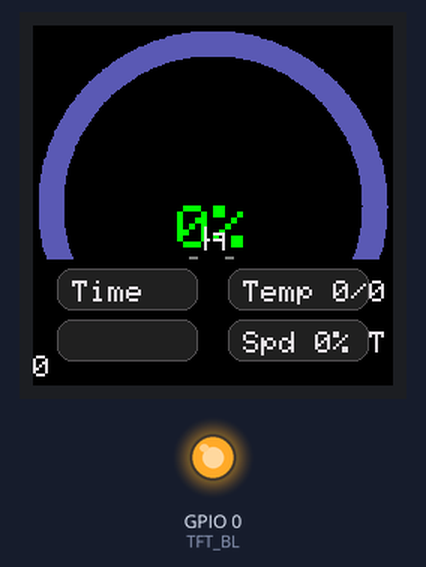
The program below on a simulated ESP32-C3. Parts: 240×240 colour display, output pins drawn as LEDs (lit = HIGH). WiFi joins after 1.5 s; servers stay silent unless stated; no MQTT or app messages arrive unless stated.

Above: at 0.4 s.

The program:

main.cpp
```cpp
/*********************************************************************
 * Bambu A1 mini – GC9A01 240×240 圆屏 UI
 * ESP32-C3 + Arduino_GFX_Library
 *
 * 功能：
 * - 外圈圆周进度环（12点方向起始、顺时针）
 * - 中心：大百分比 + (压缩后的) current_stage · state + 层数
 * - 下方四徽章：剩余时间、温度、材料、速度/托盘
 * - 基础脏区刷新，降低闪烁
 * - 通过 MQTT 消息更新打印信息
 *********************************************************************/

#define USE_MQTT 1

#include <Arduino.h>
#include <Arduino_GFX_Library.h>
#include "config.h"
#if USE_MQTT
#include <WiFi.h>
#include <PubSubClient.h>
#endif

// ---------------- 屏幕引脚 ----------------
#define TFT_SCLK 4
#define TFT_MOSI 5
#define TFT_DC   7
#define TFT_CS   6
#define TFT_RST  8
#define TFT_BL   0

// ---------------- 颜色（RGB565） ----------------
#define C_BG      0x0000  // 黑
#define C_FG      0xE71C  // 灰白
#define C_MID     0x7BEF  // 中灰
#define C_DIM     0x528A  // 深灰
#define C_RING    0x07E0  // 进度绿
#define C_TRACK   0x5AD6  // 轨道灰
#define C_BADGE   0x2104  // 徽章底(深)
#define C_WARN    0xFD20  // 橙
#define C_ERR     0xF800  // 红

Arduino_DataBus *bus = new Arduino_SWSPI(TFT_DC, TFT_CS, TFT_SCLK, TFT_MOSI, GFX_NOT_DEFINED /*MISO*/);
Arduino_GFX *gfx = new Arduino_GC9A01(bus, TFT_RST /* rst */, 0 /* rotation */, true /* IPS */);

// ---------------- UI 几何 ----------------
const int W = 240, H = 240;
const int CX = 120, CY = 120;
const int R_OUT = 116;         // 外环外半径
const int R_IN  = 100;         // 外环内半径（环厚 ~16px）
const int BADGE_W = 94;
const int BADGE_H = 28;
const int BADGE_R = 10;
const int GAP = 6;

// ---------------- UI 数据 ----------------
struct UIState {
  float progress;           // 0.0~1.0
  char  stage[48];          // 原始 current_stage（可能很长）
  char  state[16];          // Normal / Pause ...
  int   layer_cur, layer_tot;
  char  time_left[12];      // "1h20m"
  int   nozzle, bed;        // 温度
  char  material[16];       // "PLA"
  char  color[16];          // "Orange"
  int   speed_pct;          // 120
  int   tray;               // 1~4
  char  job[24];            // 文件名
} ui, prev_ui;

// ===================== MQTT MODULE (non-blocking, no UI overlay) =====================
#if USE_MQTT
WiFiClient wifi;
PubSubClient mqtt(wifi);
unsigned long next_wifi_try  = 0;
unsigned long next_mqtt_try  = 0;
uint16_t      wifi_retry_ms  = 0;
uint16_t      mqtt_retry_ms  = 0;

static inline void copyTo(char* dst, size_t cap, const String& s) {
  if (cap == 0) return;
  size_t n = s.length();
  if (n >= cap) n = cap - 1;
  memcpy(dst, s.c_str(), n);
  dst[n] = '\0';
}
static inline float normProgress(const String& s) {
  float v = s.toFloat();
  if (v > 1.001f) v /= 100.0f;
  if (v < 0) v = 0; if (v > 1) v = 1;
  return v;
}
static inline bool topicEndsWith(const String& t, const char* suffix) {
  size_t lt = t.length(), ls = strlen(suffix);
  if (ls > lt) return false;
  return memcmp(t.c_str() + (lt - ls), suffix, ls) == 0;
}

void mqttCB(char* topic, byte* payload, unsigned len) {
  String v; v.reserve(len); for (unsigned i=0;i<len;++i) v += (char)payload[i];
  String t(topic);

  // —— 基础映射 ——
  if      (topicEndsWith(t, "print_progress/state"))    { ui.progress = normProgress(v); }
  else if (topicEndsWith(t, "print_status/state"))      { copyTo(ui.state, sizeof(ui.state), v); }
  else if (topicEndsWith(t, "current_stage/state"))     { copyTo(ui.stage, sizeof(ui.stage), v); }
  else if (topicEndsWith(t, "current_layer/state"))     { ui.layer_cur = v.toInt(); }
  else if (topicEndsWith(t, "total_layer_count/state") || topicEndsWith(t, "total_layers/state")) { ui.layer_tot = v.toInt(); }
  else if (topicEndsWith(t, "remaining_time/state") || topicEndsWith(t, "time_remaining/state")) {
    int m = v.toInt(); char buf[12];
    snprintf(buf, sizeof(buf), "%02d:%02d", m/60, m%60);
    copyTo(ui.time_left, sizeof(ui.time_left), String(buf));
  }
  else if (topicEndsWith(t, "print_job/state") || topicEndsWith(t, "project/state") || topicEndsWith(t, "file/state")) {
    copyTo(ui.job, sizeof(ui.job), v);
  }
  // —— 徽章数据扩展 ——
  else if (topicEndsWith(t, "nozzle_temperature/state") || topicEndsWith(t, "hotend_temp/state")) { ui.nozzle = (int)roundf(v.toFloat()); }
  else if (topicEndsWith(t, "bed_temperature/state")    || topicEndsWith(t, "bed_temp/state"))    { ui.bed    = (int)roundf(v.toFloat()); }
  else if (topicEndsWith(t, "filament_type/state")      || topicEndsWith(t, "material/state"))    { copyTo(ui.material, sizeof(ui.material), v); }
  else if (topicEndsWith(t, "filament_color/state")     || topicEndsWith(t, "color/state"))       { copyTo(ui.color, sizeof(ui.color), v); }
  else if (topicEndsWith(t, "speed_percentage/state")   || topicEndsWith(t, "print_speed/state")) { ui.speed_pct = v.toInt(); }
  else if (topicEndsWith(t, "active_tray/state")        || topicEndsWith(t, "tray/state"))        { ui.tray = v.toInt(); }
}

void ensureWiFi() {
  unsigned long now = millis();
  if (WiFi.status() == WL_CONNECTED) return;
  if (now < next_wifi_try) return;
  if (wifi_retry_ms < 1000) wifi_retry_ms = 1000;
  else if (wifi_retry_ms < 5000) wifi_retry_ms += 1000;
  next_wifi_try = now + wifi_retry_ms;
  WiFi.mode(WIFI_STA);
  WiFi.begin(WIFI_SSID, WIFI_PASSWORD);
}

void ensureMQTT() {
  unsigned long now = millis();
  if (mqtt.connected()) return;
  if (WiFi.status() != WL_CONNECTED) return;
  if (now < next_mqtt_try) return;

  if (mqtt_retry_ms == 0) mqtt_retry_ms = 1000;
  else { mqtt_retry_ms = mqtt_retry_ms * 2; if (mqtt_retry_ms > 30000) mqtt_retry_ms = 30000; }
  next_mqtt_try = now + mqtt_retry_ms;

  static bool inited = false;
  if (!inited) {
    mqtt.setServer(MQTT_SERVER, 1883);
    mqtt.setCallback(mqttCB);
    mqtt.setBufferSize(1024);
    inited = true;
  }
  bool ok;
  if (MQTT_USER && strlen(MQTT_USER)) ok = mqtt.connect("ESP32C3", MQTT_USER, MQTT_PASS);
  else ok = mqtt.connect("ESP32C3");
  if (ok) {
    mqtt_retry_ms = 1000;
    mqtt.subscribe("bambu/#");
  }
}
#endif
// ===================== END MQTT MODULE =====================

// ========== 文本工具：替换 / snake_case→Title / 压缩术语 ==========
String strReplaceAll(String s, const String &from, const String &to) {
  if (from.length() == 0) return s;
  int idx = 0;
  while ((idx = s.indexOf(from, idx)) != -1) {
    s = s.substring(0, idx) + to + s.substring(idx + from.length());
    idx += to.length();
  }
  return s;
}

// snake_case -> 单词，首字母大写
String snakeToTitleWords(String s) {
  s.toLowerCase();
  for (size_t i = 0; i < s.length(); ++i) if (s[i] == '_') s[i] = ' ';
  bool cap = true;
  for (size_t i = 0; i < s.length(); ++i) {
    if (cap && isalpha(s[i])) s[i] = toupper(s[i]);
    cap = (s[i] == ' ');
  }
  return s;
}

// 术语压缩：把超长词替换为短写
String compressTerms(String s) {
  struct R { const char* a; const char* b; } rules[] = {
    {"Temperature", "Temp"}, {"Calibration", "Calib"}, {"Calibrating", "Calib"},
    {"Absolute Accuracy", "Abs Acc"}, {"Accuracy", "Acc"},
    {"Identifying", "ID"}, {"Identification", "ID"},
    {"Checking", "Check"}, {"Inspection", "Inspect"}, {"Inspecting", "Inspect"},
    {"Extrusion", "Extr"}, {"Extruder", "Extr"},
    {"Chamber", "Chbr"}, {"Platform", "Plate"}, {"Build Plate", "Plate"},
    {"Filament", "Fil"}, {"Nozzle", "Noz"},
    {"Bed Level", "BedLvl"}, {"Bed Leveling", "BedLvl"},
    {"Cooling", "Cool"}, {"Heating", "Heat"}, {"Heated Bed", "Bed"},
    {"Homing", "Home"}, {"Laser", "Laser"},
    {"Skipped Step", "Skip Step"}, {"First Layer", "1st Layer"},
    {"User Gcode", "User Gcode"}, {"Quick Release", "Quick Rel"},
    {"Bird Eye", "Birdeye"}, {"Birdeye", "Birdeye"}
  };
  for (auto &r : rules) s = strReplaceAll(s, r.a, r.b);
  while (s.indexOf("  ") >= 0) s = strReplaceAll(s, "  ", " ");
  return s;
}

// 生成紧凑 stage（去前缀、术语压缩）
String makeCompactStage(const String &raw) {
  String s = raw; s.toLowerCase();

  const char* prefixes[] = {
    "paused_", "calibrating_", "calibrate_",
    "checking_", "check_", "heating_", "cooling_", "heatbed_", "heated_"
  };
  for (auto p : prefixes) {
    int L = strlen(p);
    if (s.startsWith(p)) { s.remove(0, L); break; }
  }

  s = snakeToTitleWords(s);
  s = compressTerms(s);
  return s;
}

// 在 maxWidth 内自适应字号（2→1）；仍太宽则尾部省略号裁切
void drawFitTextCentered(const String &sIn, int cx, int cy, int maxWidth, uint16_t color) {
  String s = sIn;
  int size = 2;
  int16_t bx, by; uint16_t bw, bh;

  for (;;) {
    gfx->setTextSize(size);
    gfx->getTextBounds((char*)s.c_str(), 0, 0, &bx, &by, &bw, &bh);
    if (bw <= maxWidth || size <= 1) break;
    size--;
  }
  if (bw > maxWidth) {
    String t = s + "...";
    do {
      if (t.length() <= 4) { s = "..."; break; }
      t.remove(t.length() - 4, 1);
      gfx->getTextBounds((char*)t.c_str(), 0, 0, &bx, &by, &bw, &bh);
      s = t;
    } while (bw > maxWidth);
  }

  gfx->setTextColor(color);
  gfx->setTextSize(size);
  gfx->setCursor(cx - bw/2, cy + bh/2);
  gfx->print(s);
}

// 简单居中（固定字号）
void drawCenteredText(const String &s, int x, int y, int size, uint16_t color) {
  gfx->setTextColor(color);
  gfx->setTextSize(size);
  int16_t bx, by; uint16_t bw, bh;
  gfx->getTextBounds((char*)s.c_str(), 0, 0, &bx, &by, &bw, &bh);
  gfx->setCursor(x - bw/2, y + bh/2);
  gfx->print(s);
}

// ========== 绘制：圆角徽章 / 厚扇形环 ==========
void fillRoundRect(int x, int y, int w, int h, int r, uint16_t col) {
  gfx->fillRoundRect(x, y, w, h, r, col);
  gfx->drawRoundRect(x, y, w, h, r, C_DIM);
}

void fillThickArc(int cx, int cy, int r_in, int r_out, float start_deg, float sweep_deg, uint16_t col) {
  if (sweep_deg <= 0) return;
  int steps = max(8, (int)(fabs(sweep_deg)));
  float a0 = start_deg * DEG_TO_RAD;
  float da = (sweep_deg * DEG_TO_RAD) / steps;
  for (int i = 0; i < steps; ++i) {
    float a1 = a0 + da * i;
    float a2 = a1 + da;
    int x1o = cx + cosf(a1) * r_out;
    int y1o = cy + sinf(a1) * r_out;
    int x1i = cx + cosf(a1) * r_in;
    int y1i = cy + sinf(a1) * r_in;
    int x2o = cx + cosf(a2) * r_out;
    int y2o = cy + sinf(a2) * r_out;
    int x2i = cx + cosf(a2) * r_in;
    int y2i = cy + sinf(a2) * r_in;
    gfx->fillTriangle(x1o, y1o, x2o, y2o, x1i, y1i, col);
    gfx->fillTriangle(x2o, y2o, x2i, y2i, x1i, y1i, col);
  }
}

// ========== Layer：外环 ==========
void drawRingLayer(float progress) {
  fillThickArc(CX, CY, R_IN, R_OUT, -90, 360, C_TRACK);
  float sweep = constrain(progress, 0.f, 1.f) * 360.0f;
  fillThickArc(CX, CY, R_IN, R_OUT, -90, sweep, C_RING);
}

// ========== Layer：中心（百分比 + stage·state + 层数） ==========
void drawCenterLayer() {
  gfx->fillCircle(CX, CY, R_IN - 6, C_BG);
  int pct = (int)round(ui.progress * 100.0f);
  pct = constrain(pct, 0, 100);
  drawCenteredText(String(pct) + "%", CX, CY - 16, 4, C_RING);

  String stageCompact = makeCompactStage(String(ui.stage));
  String line1 = stageCompact + " · " + String(ui.state);
  drawFitTextCentered(line1, CX, CY + 6, 180, C_FG);

  char buf[24]; snprintf(buf, sizeof(buf), "%d/%d", ui.layer_cur, ui.layer_tot);
  drawCenteredText(String(buf), CX, CY + 26, 2, C_MID);
}

// ========== Layer：四徽章 + 文件名 ==========
void drawBadgesAndFooter() {
  int top = CY + 42;
  gfx->fillRect(0, top - 6, W, H - top + 6, C_BG);

  int col1x = 16;
  int col2x = W - 16 - BADGE_W;
  int row1y = top;
  int row2y = top + BADGE_H + GAP;

  fillRoundRect(col1x, row1y, BADGE_W, BADGE_H, BADGE_R, C_BADGE);
  gfx->setTextSize(2); gfx->setTextColor(C_FG);
  gfx->setCursor(col1x + 10, row1y + 8);
  gfx->print("Time ");
  gfx->print(ui.time_left);

  fillRoundRect(col2x, row1y, BADGE_W, BADGE_H, BADGE_R, C_BADGE);
  gfx->setTextSize(2); gfx->setTextColor(C_FG);
  gfx->setCursor(col2x + 10, row1y + 8);
  gfx->print("Temp ");
  gfx->print(ui.nozzle);
  gfx->print("/");
  gfx->print(ui.bed);

  fillRoundRect(col1x, row2y, BADGE_W, BADGE_H, BADGE_R, C_BADGE);
  gfx->setTextSize(2); gfx->setTextColor(C_FG);
  gfx->setCursor(col1x + 10, row2y + 8);
  gfx->print(ui.material);
  gfx->print(" ");
  gfx->print(ui.color);

  fillRoundRect(col2x, row2y, BADGE_W, BADGE_H, BADGE_R, C_BADGE);
  gfx->setTextSize(2); gfx->setTextColor(C_FG);
  gfx->setCursor(col2x + 10, row2y + 8);
  gfx->print("Spd ");
  gfx->print(ui.speed_pct);
  gfx->print("% T");
  gfx->print(ui.tray);

  drawFitTextCentered(String(ui.job), CX, H - 16, 200, C_MID);
}

// ========== SETUP ==========
void setup() {
#if USE_MQTT
  ensureWiFi();
  ensureMQTT();
#endif
  pinMode(TFT_BL, OUTPUT);
  digitalWrite(TFT_BL, HIGH);

  gfx->begin();
  gfx->fillScreen(C_BG);

  memset(&ui, 0, sizeof(ui));
  memset(&prev_ui, 0, sizeof(prev_ui));

  drawRingLayer(ui.progress);
  drawCenterLayer();
  drawBadgesAndFooter();

  prev_ui = ui;
}

// ========== LOOP ==========
void loop() {
#if USE_MQTT
  ensureWiFi();
  ensureMQTT();
  mqtt.loop();
#endif

  bool ringDirty   = fabs(ui.progress - prev_ui.progress) > 0.005f;
  bool centerDirty = (ui.layer_cur != prev_ui.layer_cur)
                  || strcmp(ui.stage, prev_ui.stage)
                  || strcmp(ui.state, prev_ui.state);

  bool badgeDirty  = strcmp(ui.time_left, prev_ui.time_left)
                  || ui.nozzle != prev_ui.nozzle
                  || ui.bed    != prev_ui.bed
                  || strcmp(ui.material, prev_ui.material)
                  || strcmp(ui.color, prev_ui.color)
                  || ui.speed_pct != prev_ui.speed_pct
                  || ui.tray != prev_ui.tray
                  || strcmp(ui.job, prev_ui.job);

  if (ringDirty)   drawRingLayer(ui.progress);
  if (centerDirty) drawCenterLayer();
  if (badgeDirty)  drawBadgesAndFooter();

  prev_ui = ui;
}
```

config.h
```cpp
#define WIFI_SSID "SSID"
#define WIFI_PASSWORD "PASSWORD"
#define MQTT_SERVER "mqtt.example.com"
#define MQTT_USER ""
#define MQTT_PASS ""
```
